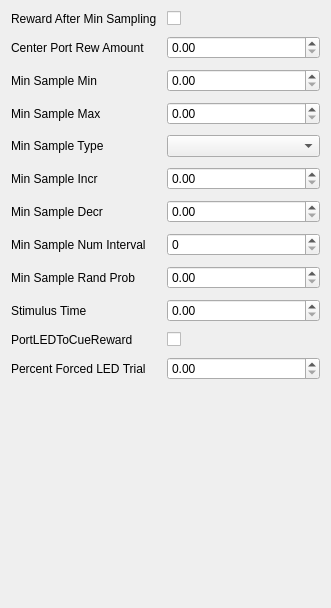
             <widget class="QWidget" name="samplingScrollAreaWidgetContents">
              <property name="geometry">
               <rect>
                <x>0</x>
                <y>0</y>
                <width>331</width>
                <height>608</height>
               </rect>
              </property>
              <layout class="QGridLayout" name="gridLayout_18">
               <item row="0" column="0">
                <layout class="QFormLayout" name="samplingFormLayout">
                 <property name="horizontalSpacing">
                  <number>10</number>
                 </property>
                 <property name="verticalSpacing">
                  <number>10</number>
                 </property>
                 <item row="0" column="0">
                  <widget class="QLabel" name="rewardAfterMinSamplingLabel">
                   <property name="text">
                    <string>Reward After Min Sampling</string>
                   </property>
                  </widget>
                 </item>
                 <item row="0" column="1">
                  <widget class="QCheckBox" name="reward_after_min_sampling"/>
                 </item>
                 <item row="1" column="0">
                  <widget class="QLabel" name="centerPortRewAmountLabel">
                   <property name="text">
                    <string>Center Port Rew Amount</string>
                   </property>
                  </widget>
                 </item>
                 <item row="1" column="1">
                  <widget class="QDoubleSpinBox" name="center_port_rew_amount"/>
                 </item>
                 <item row="2" column="0">
                  <widget class="QLabel" name="minSampleMinLabel">
                   <property name="text">
                    <string>Min Sample Min</string>
                   </property>
                  </widget>
                 </item>
                 <item row="2" column="1">
                  <widget class="QDoubleSpinBox" name="min_sample_min"/>
                 </item>
                 <item row="3" column="0">
                  <widget class="QLabel" name="minSampleMaxLabel">
                   <property name="text">
                    <string>Min Sample Max</string>
                   </property>
                  </widget>
                 </item>
                 <item row="3" column="1">
                  <widget class="QDoubleSpinBox" name="min_sample_max"/>
                 </item>
                 <item row="4" column="0">
                  <widget class="QLabel" name="minSampleTypeLabel">
                   <property name="text">
                    <string>Min Sample Type</string>
                   </property>
                  </widget>
                 </item>
                 <item row="4" column="1">
                  <widget class="QComboBox" name="min_sample_type"/>
                 </item>
                 <item row="5" column="0">
                  <widget class="QLabel" name="minSampleIncrLabel">
                   <property name="text">
                    <string>Min Sample Incr</string>
                   </property>
                  </widget>
                 </item>
                 <item row="5" column="1">
                  <widget class="QDoubleSpinBox" name="min_sample_incr"/>
                 </item>
                 <item row="6" column="0">
                  <widget class="QLabel" name="minSampleDecrLabel">
                   <property name="text">
                    <string>Min Sample Decr</string>
                   </property>
                  </widget>
                 </item>
                 <item row="6" column="1">
                  <widget class="QDoubleSpinBox" name="min_sample_decr"/>
                 </item>
                 <item row="7" column="0">
                  <widget class="QLabel" name="minSampleNumIntervalLabel">
                   <property name="text">
                    <string>Min Sample Num Interval</string>
                   </property>
                  </widget>
                 </item>
                 <item row="7" column="1">
                  <widget class="QSpinBox" name="min_sample_num_interval"/>
                 </item>
                 <item row="8" column="0">
                  <widget class="QLabel" name="minSampleRandProbLabel">
                   <property name="text">
                    <string>Min Sample Rand Prob</string>
                   </property>
                  </widget>
                 </item>
                 <item row="9" column="0">
                  <widget class="QLabel" name="stimulusTimeLabel">
                   <property name="text">
                    <string>Stimulus Time</string>
                   </property>
                  </widget>
                 </item>
                 <item row="9" column="1">
                  <widget class="QDoubleSpinBox" name="stimulus_time"/>
                 </item>
                 <item row="10" column="0">
                  <widget class="QLabel" name="portLEDToCueRewardLabel">
                   <property name="text">
                    <string>PortLEDToCueReward</string>
                   </property>
                  </widget>
                 </item>
                 <item row="10" column="1">
                  <widget class="QCheckBox" name="PortLEDToCueReward"/>
                 </item>
                 <item row="11" column="0">
                  <widget class="QLabel" name="percentForcedLEDTrialLabel">
                   <property name="text">
                    <string>Percent Forced LED Trial</string>
                   </property>
                  </widget>
                 </item>
                 <item row="11" column="1">
                  <widget class="QDoubleSpinBox" name="percent_forced_led_trial"/>
                 </item>
                 <item row="8" column="1">
                  <widget class="QDoubleSpinBox" name="min_sample_rand_prob"/>
                 </item>
                </layout>
               </item>
              </layout>
             </widget>
